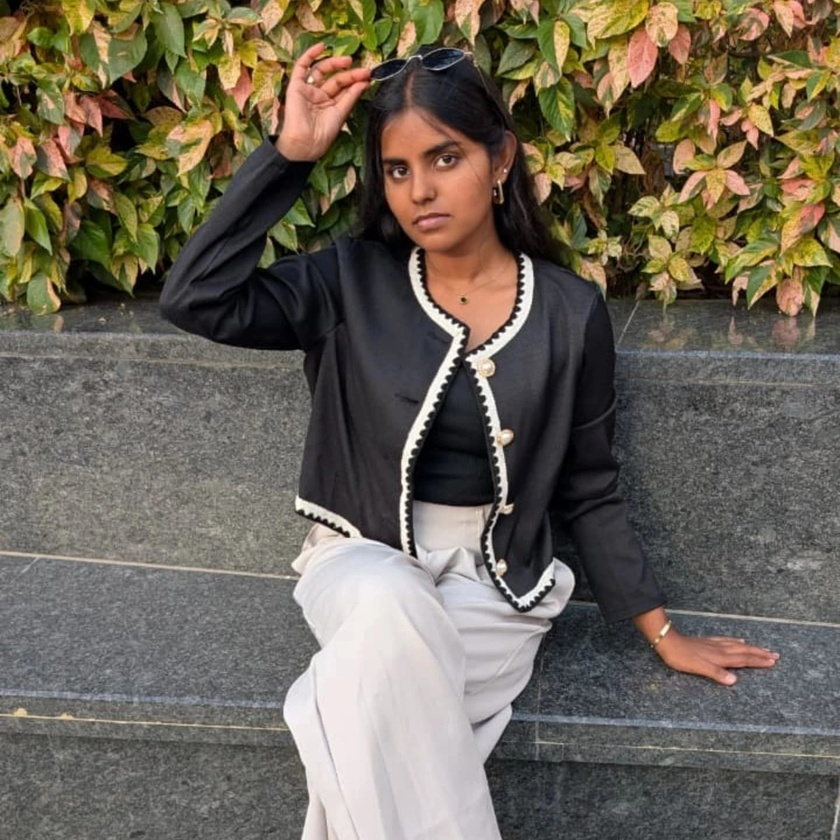
#> input picture temp_harshiblack .jpeg, 840 x 840 px, shrunk from 1440 x 1440 before the run
$ python -i media_analysis.py   (imports and definitions only)   (older library calls are emulated)
#> lines starting #> are read from the running program, lines starting #| are printed output that depends on the picture
import cv2
import numpy as np
from PIL import Image
import os

class MediaAnalyzer:
    def __init__(self):
        # Load Haar Cascade for face detection
        self.face_cascade = cv2.CascadeClassifier(cv2.data.haarcascades + 'haarcascade_frontalface_default.xml')

    # [7 lines left out: function get_mood, not called in this run]

    def analyze_image(self, image_path):
        """Analyzes a single image and returns features."""
#> called with image_path = 'temp_harshiblack .jpeg'
        try:
            img = cv2.imread(image_path)
#> img is the input picture: shape (840, 840, 3); mean B, G, R 87.1, 100.6, 108
            if img is None:
                return self.get_default_features()

            # 1. Brightness Score
            hsv = cv2.cvtColor(img, cv2.COLOR_BGR2HSV)
#> hsv: shape (840, 840, 3); mean H, S, V 58.3, 64.8, 110.4
            brightness = hsv[:, :, 2].mean()
#> brightness = 110.4

            # 2. Face Count
            gray = cv2.cvtColor(img, cv2.COLOR_BGR2GRAY)
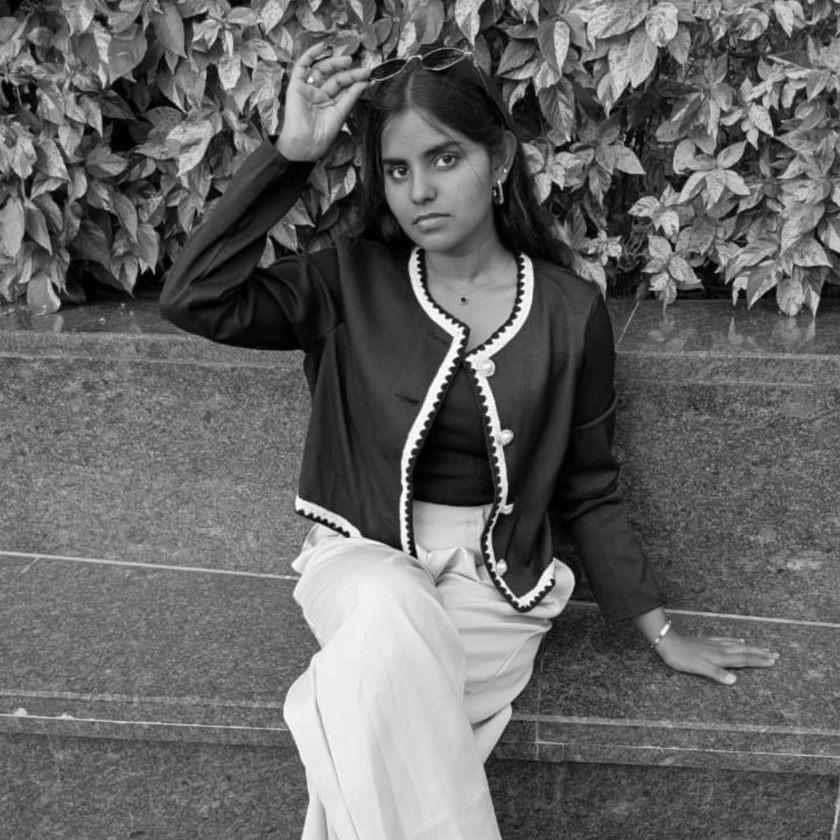
#> gray: shape (840, 840); min 0, max 255, mean 101.3
            faces = self.face_cascade.detectMultiScale(gray, 1.1, 4)
#> faces = [[785, 187, 46, 46], [26, 99, 71, 71], [359, 115, 125, 125]]
            face_count = len(faces)
#> face_count = 3

            # 3. Clarity/Quality Score (Laplacian variance)
            gray = cv2.cvtColor(img, cv2.COLOR_BGR2GRAY)
            clarity = cv2.Laplacian(gray, cv2.CV_64F).var()
#> clarity = 308.9

            # 4. Neural Emotion Heuristics (Smile/Energy detection)
            emotion = "Neutral"
            if face_count > 0:
                for (x, y, w, h) in faces:
                    roi_gray = gray[y:y+h, x:x+w]
                    # Check for higher pixel intensity in the lower half of the face (smile heuristic)
                    mouth_area = roi_gray[int(h*0.65):h, int(w*0.2):int(w*0.8)]
                    if mouth_area.mean() > 100:
                        emotion = "😊 Happy/Engaging"
                    else:
                        emotion = "😐 Serious/Aesthetic"
#> this loop made 3 passes
#> pass 1, in analyze_image, `roi_gray = gray[y:y+h, x:x+w]`:
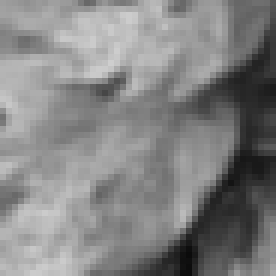
#> roi_gray: shape (46, 46) (shown 6 times larger); min 11, max 206, mean 131.3
#> pass 2, in analyze_image, `roi_gray = gray[y:y+h, x:x+w]`:
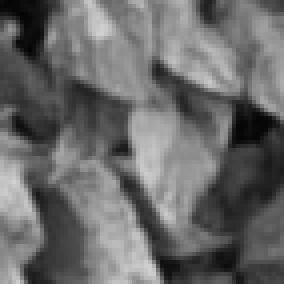
#> roi_gray: shape (71, 71) (shown 4 times larger); min 3, max 209, mean 105.3
#> pass 2, in analyze_image, `mouth_area = roi_gray[int(h*0.65):h, int(w*0.2):int(w*0.8)]`:
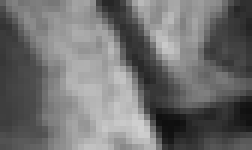
#> mouth_area: shape (25, 42) (shown 6 times larger); min 15, max 208, mean 111.8
#> pass 3, in analyze_image, `roi_gray = gray[y:y+h, x:x+w]`:
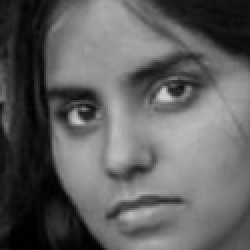
#> roi_gray: shape (125, 125) (shown 2 times larger); min 0, max 211, mean 95.3

            return {
                'brightness_score': round(float(brightness), 2),
                'face_count': int(face_count),
                'clarity_score': round(float(clarity), 2),
                'motion_score': 0.0,
                'emotion': emotion
            }
        except Exception as e:
            print(f"Error analyzing image: {e}")
            return self.get_default_features()

    # [83 lines left out: functions analyze_video, analyze_carousel, get_default_features, not called in this run]

>>> result = MediaAnalyzer().analyze_image('temp_harshiblack .jpeg')
#> result = {'brightness_score': 110.4, 'face_count': 3, 'clarity_score': 308.9, 'motion_score': 0, 'emotion': '😊 Happy/Engaging'}
